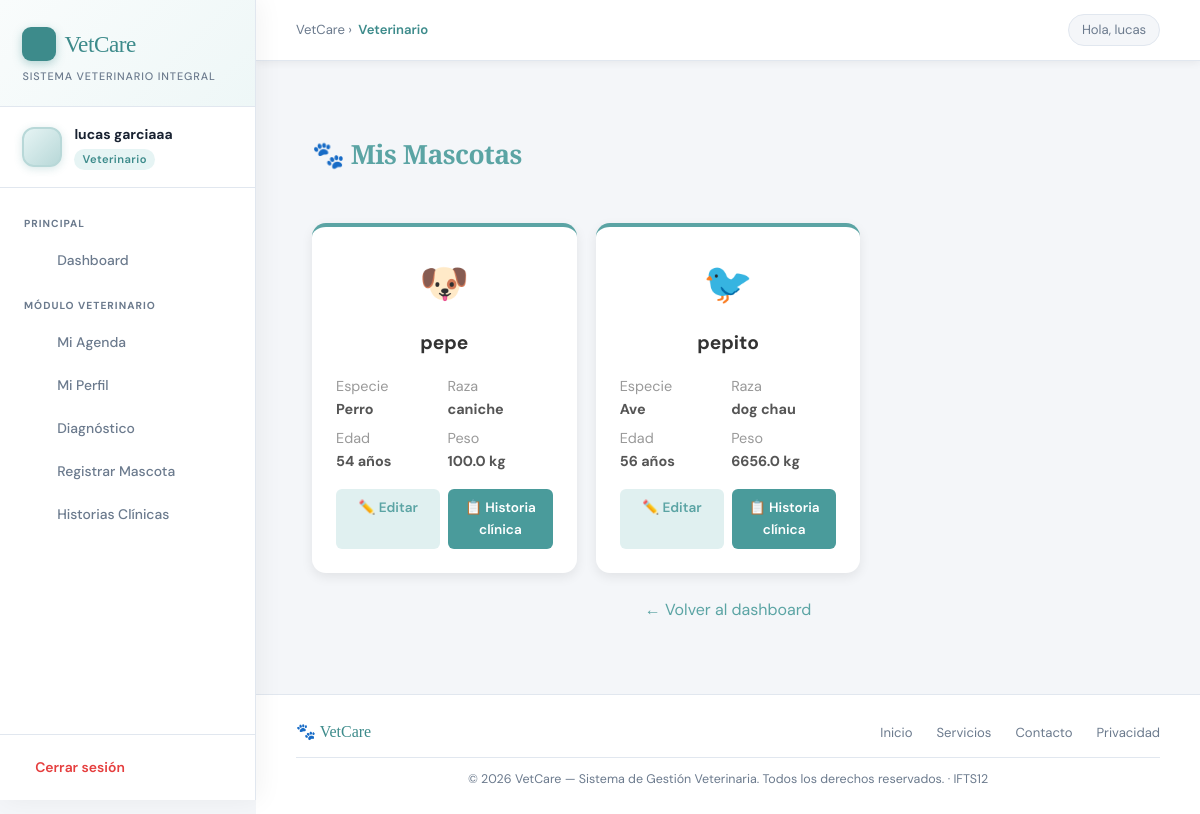
Screenshot of /mis-mascotas (signed in) with the database file from the repository.
### app/models/usuario.py (models this page shows, shortened)
class Usuario(db.Model, UserMixin):
    id = db.Column(db.Integer, primary_key=True)
    nombre = db.Column(db.String(100), nullable=False)
    apellido = db.Column(db.String(100), nullable=False)
    dni = db.Column(db.String(20), unique=True, nullable=False)
    telefono = db.Column(db.String(20), nullable=False)
    correo = db.Column(db.String(150), unique=True, nullable=False)
    password_hash = db.Column(db.String(200), nullable=False)
    rol = db.Column(db.String(20), nullable=False)
    activo = db.Column(db.Boolean, default=True)

### app/models/mascota.py (models this page shows)
class Mascota (db.Model):
    id = db.Column(db.Integer, primary_key=True)
    nombre = db.Column(db.String(100), nullable = False)
    especie = db.Column(db.String(50), nullable = False)
    raza = db.Column(db.String(50), nullable = False)
    edad = db.Column(db.Integer, nullable = False)
    peso = db.Column(db.Float, nullable = False)
    dueno_id = db.Column(db.Integer, db.ForeignKey('usuario.id'), nullable = True)

### app/routes/mascotas.py (the view)
@mascotas.route('/mis-mascotas')
@login_required
def listar():
    if current_user.rol == 'dueno':
        mis_mascotas = Mascota.query.filter_by(dueno_id=current_user.id).all()
    elif current_user.rol == 'veterinario':
        mis_mascotas = Mascota.query.all()
    else:
        mis_mascotas = Mascota.query.all()
    return render_template('mascotas/listar.html', mascotas=mis_mascotas)

### app/models/usuario.py (called while the page is built)
@login_manager.user_loader
def load_user(user_id):
    return Usuario.query.get(int(user_id))

### app/templates/mascotas/listar.html (shortened to what this page needs)
{% extends 'base.html' %}
{% block content %}
<div style="max-width: 900px; margin: 40px auto; padding: 0 1rem;">
    <div style="display: flex; justify-content: space-between; align-items: center; margin-bottom: 1.5rem;">
        <h2 style="color: #5ba4a4;">🐾 Mis Mascotas</h2>
    </div>
    {% if mascotas %}
        <div style="display: grid; grid-template-columns: repeat(auto-fill, minmax(260px, 1fr)); gap: 1.2rem;">
        {% for mascota in mascotas %}
            <div style="background: white; border-radius: 14px; padding: 1.5rem; box-shadow: 0 4px 12px rgba(0,0,0,0.08); border-top: 4px solid #5ba4a4; transition: transform 0.2s;" onmouseover="this.style.transform='translateY(-4px)'" onmouseout="this.style.transform='translateY(0)'">
                <div style="font-size: 2.5rem; text-align: center; margin-bottom: 0.8rem;">
                    {% if mascota.especie|lower == 'perro' %}🐶
                    {% elif mascota.especie|lower == 'gato' %}🐱
                    {% elif mascota.especie|lower == 'ave' %}🐦
                    {% else %}🐾{% endif %}
                </div>
                <h3 style="text-align: center; color: #333; margin-bottom: 1rem; font-size: 1.2rem;">{{ mascota.nombre }}</h3>
                <div style="font-size: 0.9rem; color: #555; display: grid; grid-template-columns: 1fr 1fr; gap: 0.4rem;">
                    <div><span style="color: #999;">Especie</span><br><strong>{{ mascota.especie }}</strong></div>
                    <div><span style="color: #999;">Raza</span><br><strong>{{ mascota.raza }}</strong></div>
                    <div><span style="color: #999;">Edad</span><br><strong>{{ mascota.edad }} años</strong></div>
                    <div><span style="color: #999;">Peso</span><br><strong>{{ mascota.peso }} kg</strong></div>
                </div>
                <div style="margin-top: 1rem; display: flex; gap: 0.5rem;">
                    {% if current_user.rol == 'veterinario' %}
                    <a href="{{ url_for('mascotas.editarMascota', id=mascota.id) }}"
                       style="flex: 1; text-align: center; padding: 0.5rem; background: #e0f0f0; color: #5ba4a4; border-radius: 6px; text-decoration: none; font-weight: 600; font-size: 0.85rem;">
                        ✏️ Editar
                    </a>
                    <a href="{{ url_for('veterinario.historia_clinica', mascota_id=mascota.id) }}"
                       style="flex: 1; text-align: center; padding: 0.5rem; background: #4a9b9b; color: white; border-radius: 6px; text-decoration: none; font-weight: 600; font-size: 0.85rem;">
                        📋 Historia clínica
                    </a>
                    {% endif %}
                </div>
            </div>
        {% endfor %}
        </div>
    {% endif %}
    <div style="text-align: center; margin-top: 1.5rem;">
        <a href="{{ url_for('auth.dashboard') }}" style="color: #5ba4a4; text-decoration: none;">← Volver al dashboard</a>
    </div>
</div>
{% endblock %}

### app/templates/base.html (shortened to what this page needs)
<!DOCTYPE html>
<html lang="es">
<head>
    <link rel="stylesheet" href="https://cdn.jsdelivr.net/npm/@tabler/icons-webfont@latest/tabler-icons.min.css">
</head>
<body>
{% if current_user.is_authenticated %}
<aside class="sidebar">
    <div class="sidebar-logo">
        <div class="brand">
            <div class="brand-icon"></div>
            VetCare
        </div>
        <div class="tagline">Sistema Veterinario Integral</div>
    </div>
    <div class="sidebar-user">
        <div class="user-avatar">
        </div>
        <div class="user-info">
            <div class="user-name">{{ current_user.nombre }} {{ current_user.apellido }}</div>
            <div class="user-role">{{ current_user.rol }}</div>
        </div>
    </div>
    <nav class="sidebar-nav">
        <div class="nav-section-label">Principal</div>
        <a href="{{ url_for('auth.dashboard') }}" class="nav-link">
            <span class="icon"></span> Dashboard
        </a>
        {% if current_user.rol == 'veterinario' %}
            <div class="nav-section-label">Módulo Veterinario</div>
            <a href="{{ url_for('veterinario.agenda') }}" class="nav-link">
                <span class="icon"></span> Mi Agenda
            </a>
            <a href="{{ url_for('veterinario.perfil') }}" class="nav-link">
                <span class="icon"></span> Mi Perfil
            </a>
            <a href="{{ url_for('veterinario.nuevo_diagnostico') }}" class="nav-link">
                <span class="icon"></span> Diagnóstico
            </a>
            <a href="{{ url_for('veterinario.registrar_mascota') }}" class="nav-link">
                <span class="icon"></span> Registrar Mascota
            </a>
            <a href="{{ url_for('mascotas.listar') }}" class="nav-link">
                <span class="icon"></span> Historias Clínicas
            </a>
        {% endif %}
    </nav>
    <div class="sidebar-footer">
        <a href="{{ url_for('auth.logout') }}" class="logout-btn">
            <span class="icon"></span> Cerrar sesión
        </a>
    </div>
</aside>
<div class="main-wrapper">
    <div class="inner-topbar">
        <div class="breadcrumb">
            VetCare &rsaquo; <span>{{ current_user.rol | capitalize }}</span>
        </div>
        <div class="top-right">
            <div class="greeting-chip">Hola, {{ current_user.nombre }}</div>
        </div>
    </div>
    <div class="main-content">
        {% block content %}{% endblock %}
    </div>
    <footer class="site-footer">
        <div class="footer-inner">
            <div class="footer-brand">🐾 VetCare</div>
            <div class="footer-links">
                <a href="#">Inicio</a>
                <a href="#">Servicios</a>
                <a href="#">Contacto</a>
                <a href="#">Privacidad</a>
            </div>
        </div>
        <div class="footer-copy">
            © 2026 VetCare — Sistema de Gestión Veterinaria. Todos los derechos reservados. · IFTS12
        </div>
    </footer>
</div>
{% endif %}
</body>
</html>

### rows the page displays
Usuario: nombre "lucas", apellido "garciaaa", rol "Veterinario"
Mascota: nombre "pepe", especie "Perro", raza "caniche", edad "54", peso "100.0"
Mascota: nombre "pepito", especie "Ave", raza "dog chau", edad "56", peso "6656.0"
